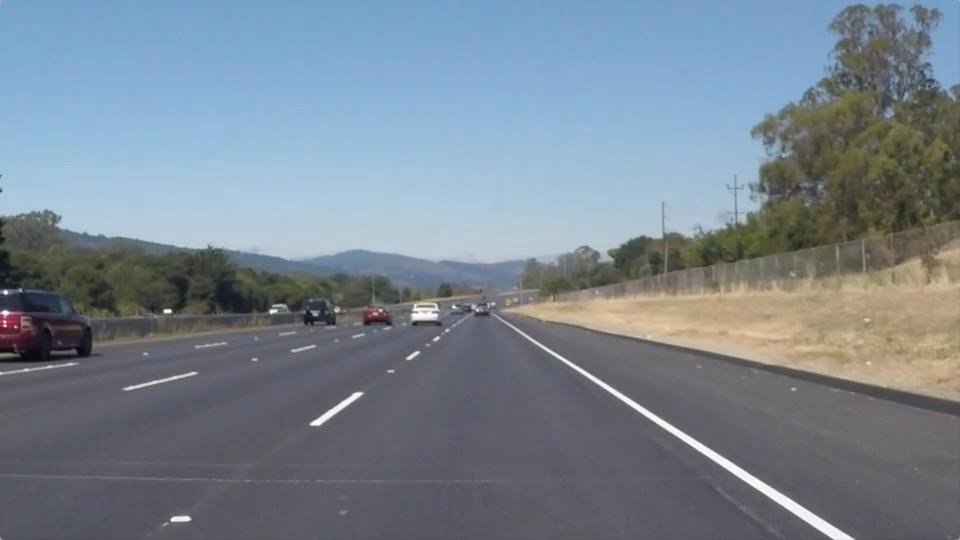
//> input picture source/lane_detection/test.jpg, 960 x 540 px
$ ./lane_detection   (built with g++ and OpenCV 4)
//> lines starting //> are read from the running program, lines starting //| are printed output that depends on the picture
#include <iostream>
#include <opencv2/opencv.hpp>
#include <opencv2/imgproc/imgproc.hpp>
#include "opencv2/imgcodecs.hpp"
using namespace std;
using namespace cv;
int MAX_KERNEL_LENGTH=11;
Mat dst, detected_edges;
Mat src, greyFrame, hlsFrame, lowCont, blr ;
int lowThreshold = 0;
const int max_lowThreshold = 100;
//int ratio = 3;
const int kernel_size = 3;
const char* window_name = "Edge Map";
static void CannyThreshold(int, void*) {
  //blur( src_gray, detected_edges, Size(3,3) );
  Canny( blr, detected_edges, lowThreshold, lowThreshold*3, kernel_size );
  dst = Scalar::all(0);
  src.copyTo( dst, detected_edges);
  imshow( window_name, dst );
}

int main () {
  //Mat src, greyFrame, hlsFrame, lowCont, blr ;
  string path = "test.jpg";               //path of image
  src = imread(path, IMREAD_COLOR);               //read image, keep color
//> src is the input picture: 540 rows x 960 cols, CV_8UC3; mean B, G, R 143.8, 132.5, 120.3
  cvtColor(src, greyFrame, COLOR_RGB2GRAY);
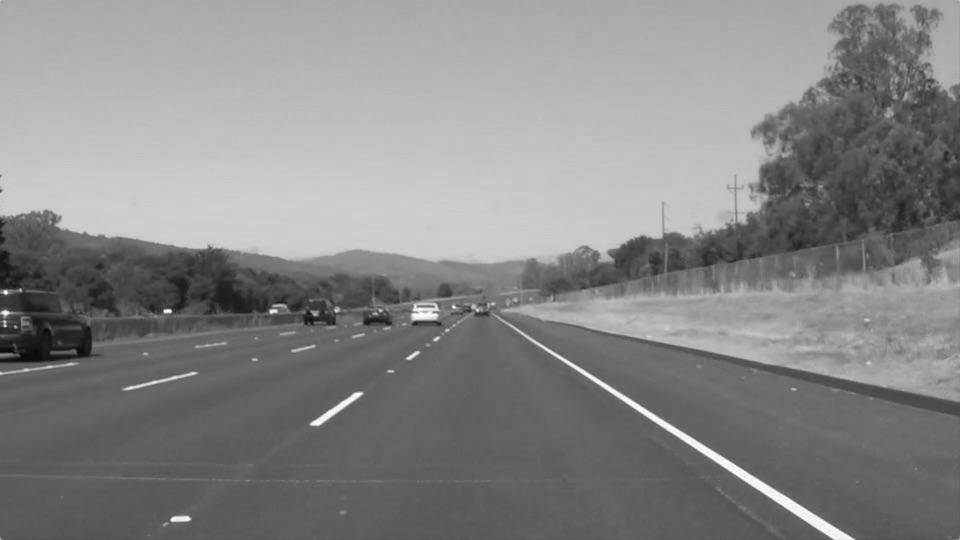
//> greyFrame: 540 rows x 960 cols, CV_8UC1; min 1, max 255, mean 134.6
  // cvtColor(hlsFrame, greyFrame, HLS_RGB2GRAY);
  greyFrame.convertTo(lowCont, -1, 0.5, 0);
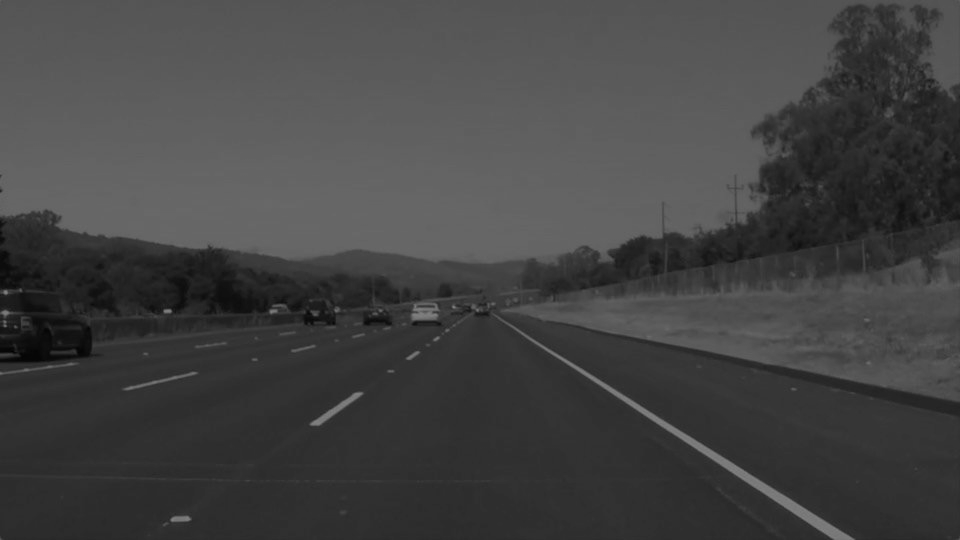
//> lowCont: 540 rows x 960 cols, CV_8UC1; min 0, max 128, mean 67.3
  for ( int i = 1; i < MAX_KERNEL_LENGTH; i = i + 2 )
    {
      GaussianBlur( lowCont, blr, Size( i, i ), 0, 0 );
    }
  dst.create( src.size(), src.type() );
  namedWindow("Display Window", WINDOW_AUTOSIZE);
  createTrackbar( "Min Threshold:", window_name, &lowThreshold, max_lowThreshold, CannyThreshold );
  CannyThreshold(0, 0);
//> in CannyThreshold, `Canny( blr, detected_edges, lowThreshold, lowThreshold*3, kernel_size );`:
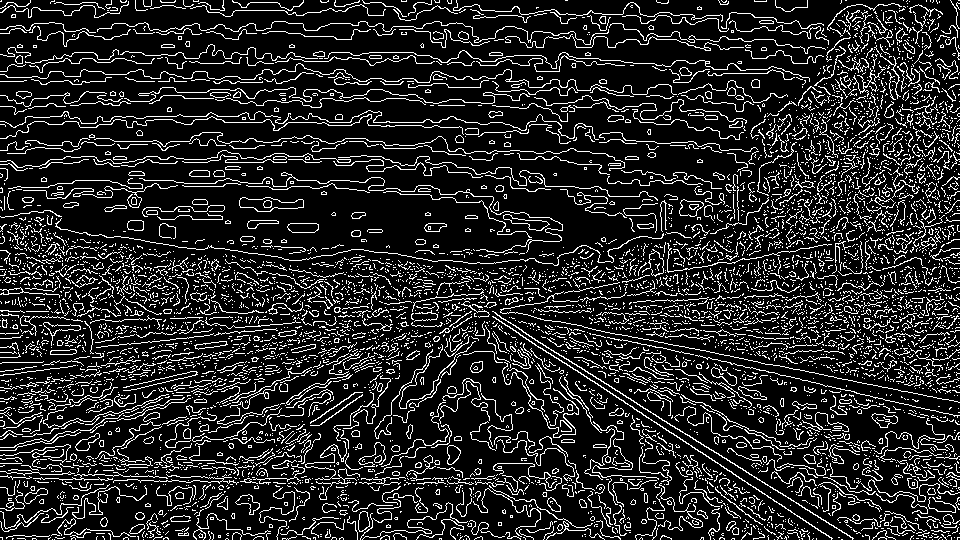
//> detected_edges: 540 rows x 960 cols, CV_8UC1; 15.2% white in thin lines or dots
//> in CannyThreshold, `src.copyTo( dst, detected_edges);`:
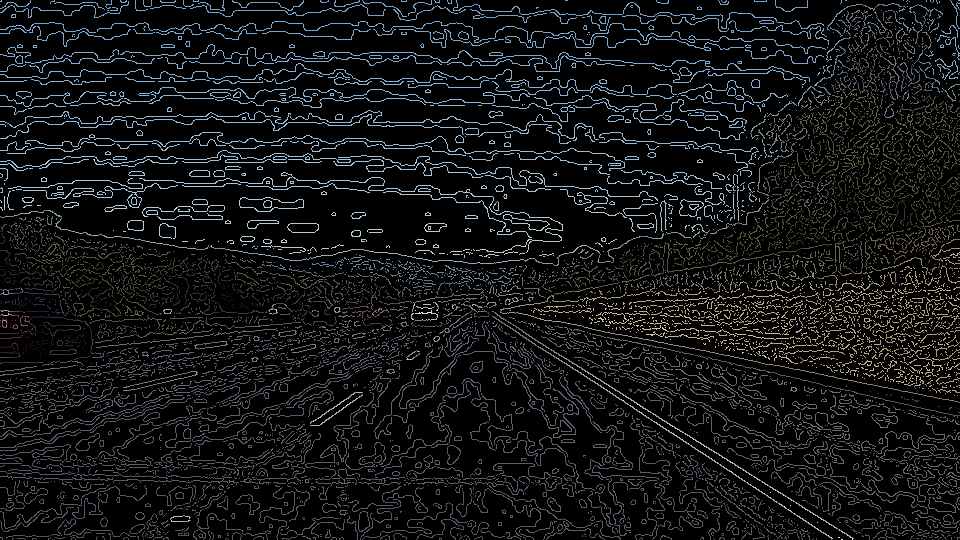
//> dst: 540 rows x 960 cols, CV_8UC3; mean B, G, R 20.2, 19, 17.7
  waitKey(0);
  return 0;
}

$ run again, with source/lane_detection/img3.jpg copied over source/lane_detection/test.jpg
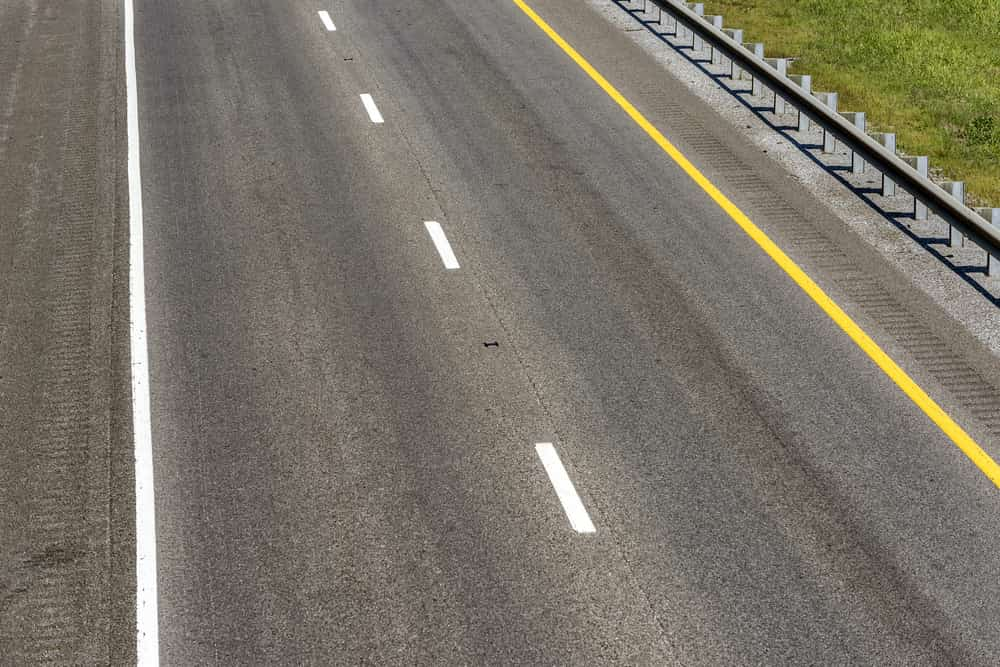
//> input picture source/lane_detection/img3.jpg, 1000 x 667 px
//> src is the input picture: 667 rows x 1000 cols, CV_8UC3; mean B, G, R 105.5, 116.7, 122.3
//> in CannyThreshold, `Canny( blr, detected_edges, lowThreshold, lowThreshold*3, kernel_size );`:
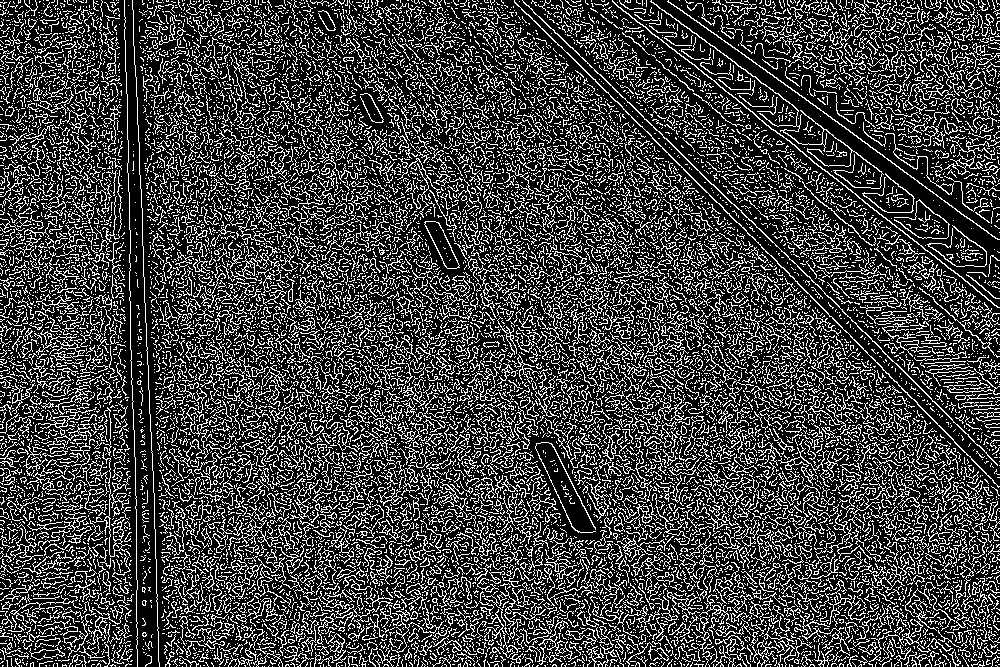
//> detected_edges: 667 rows x 1000 cols, CV_8UC1; 25.1% white in thin lines or dots
//> in CannyThreshold, `src.copyTo( dst, detected_edges);`:
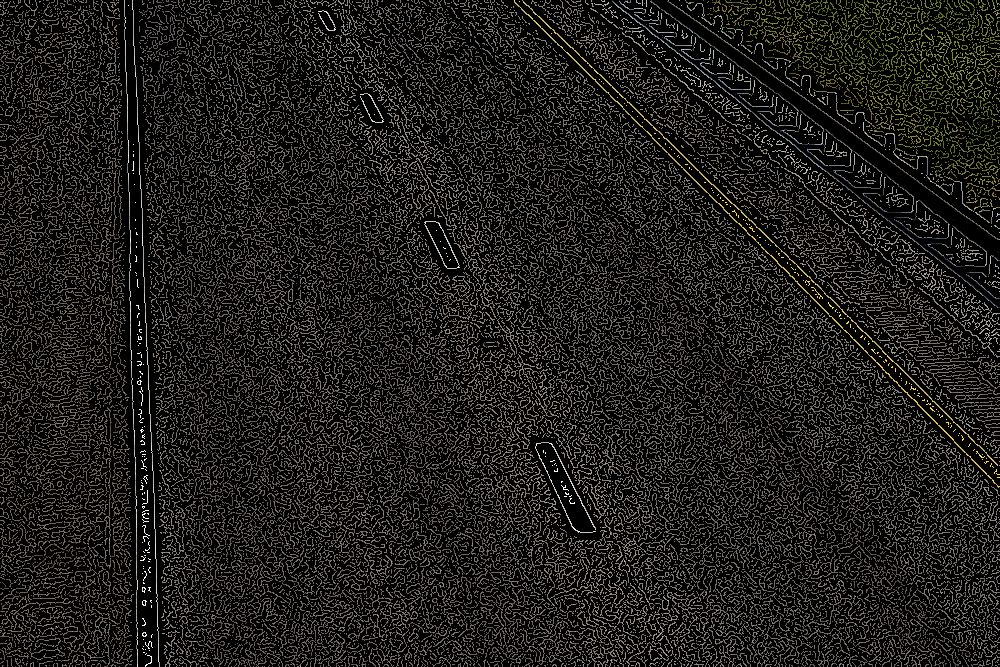
//> dst: 667 rows x 1000 cols, CV_8UC3; mean B, G, R 26, 28.8, 30.2

$ run again, with source/lane_detection/tape.jpg copied over source/lane_detection/test.jpg
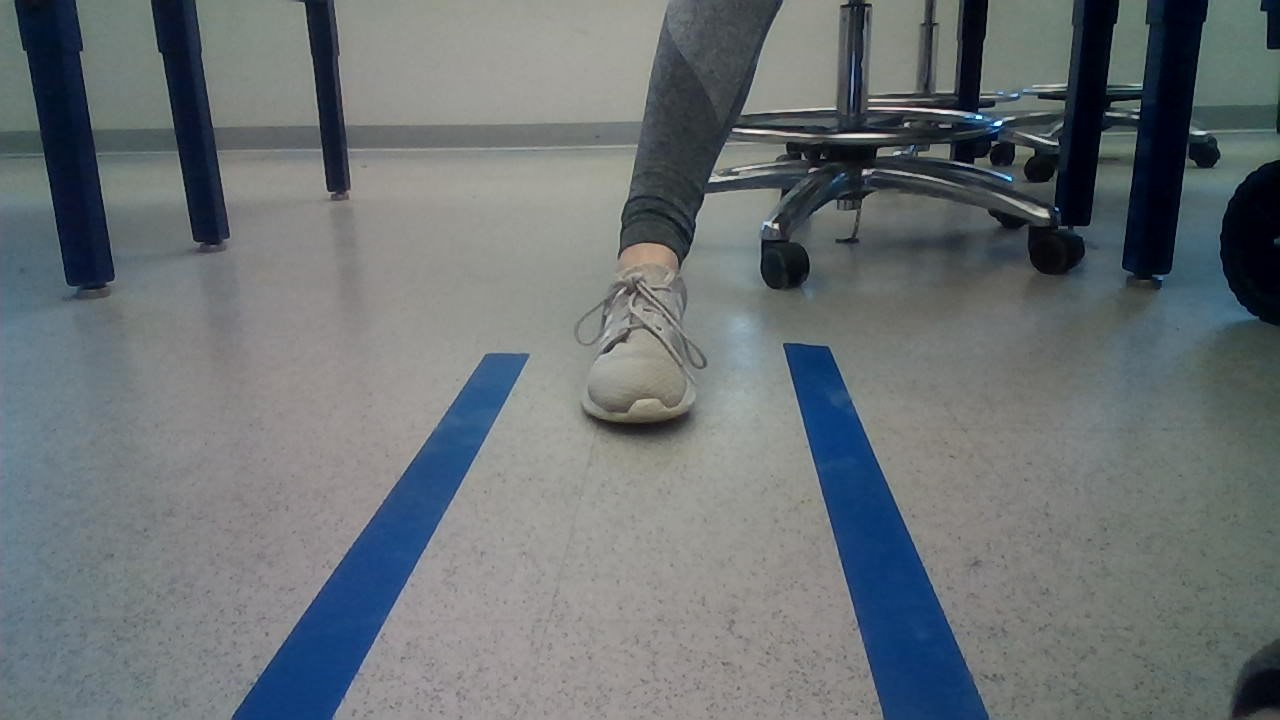
//> input picture source/lane_detection/tape.jpg, 1280 x 720 px
//> src is the input picture: 720 rows x 1280 cols, CV_8UC3; mean B, G, R 116.3, 113.3, 106.5
//> in CannyThreshold, `Canny( blr, detected_edges, lowThreshold, lowThreshold*3, kernel_size );`:
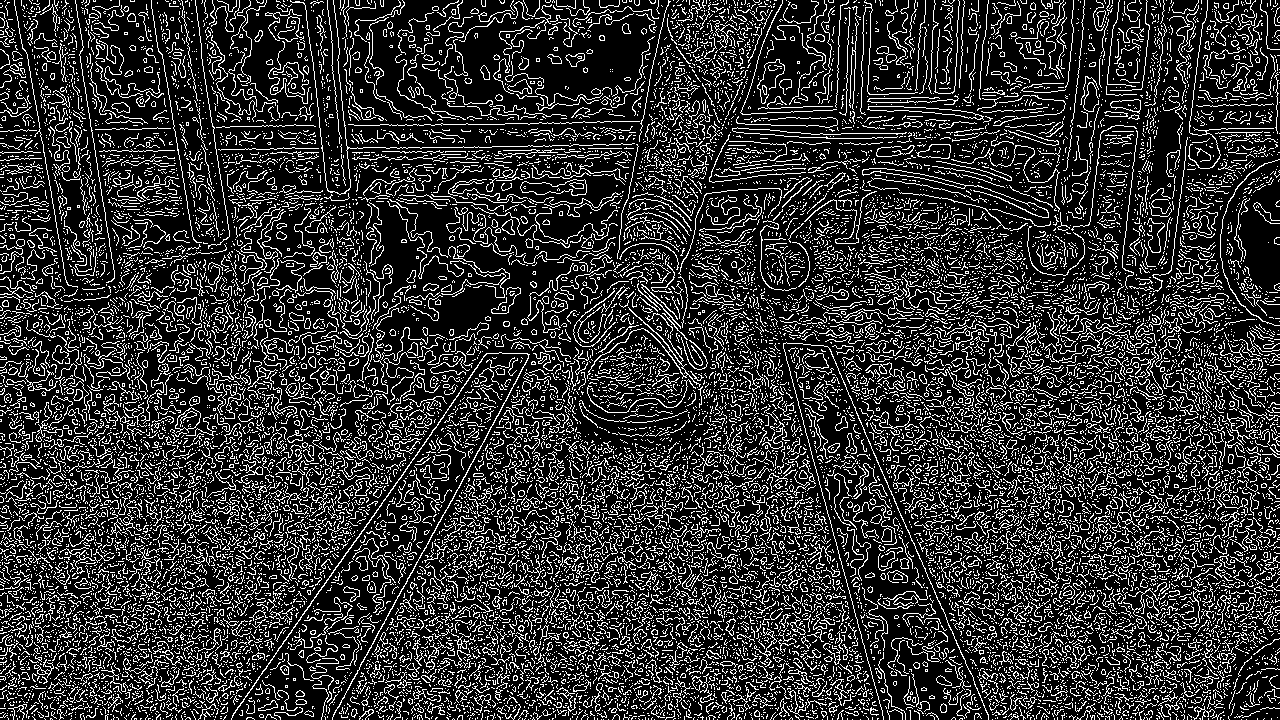
//> detected_edges: 720 rows x 1280 cols, CV_8UC1; 19.6% white in thin lines or dots
//> in CannyThreshold, `src.copyTo( dst, detected_edges);`:
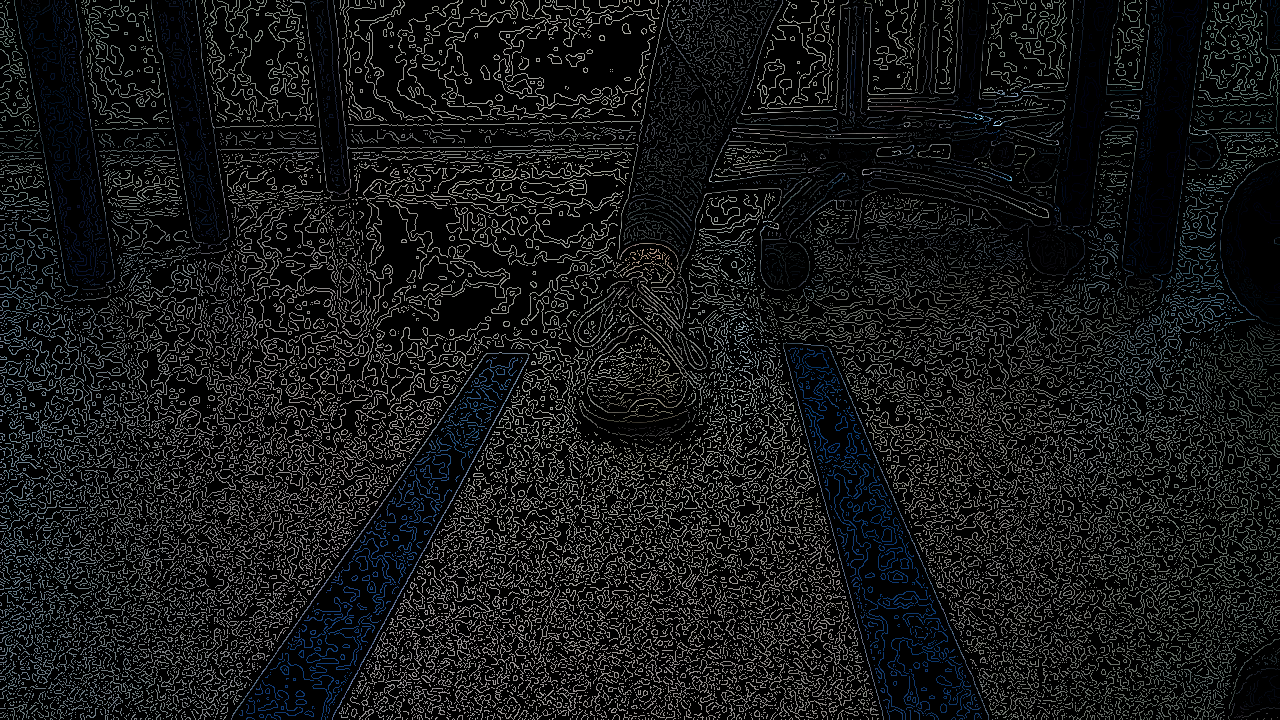
//> dst: 720 rows x 1280 cols, CV_8UC3; mean B, G, R 23.2, 22.7, 21.4
